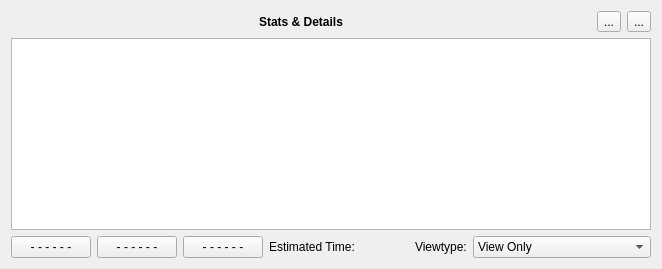
         <widget class="QWidget" name="layoutWidget">
          <property name="enabled">
           <bool>true</bool>
          </property>
          <layout class="QGridLayout" name="gridLayout_2">
           <property name="leftMargin">
            <number>11</number>
           </property>
           <property name="topMargin">
            <number>11</number>
           </property>
           <property name="rightMargin">
            <number>11</number>
           </property>
           <property name="bottomMargin">
            <number>11</number>
           </property>
           <item row="0" column="0" colspan="8">
            <layout class="QHBoxLayout" name="horizontalLayout">
             <property name="topMargin">
              <number>0</number>
             </property>
             <property name="bottomMargin">
              <number>0</number>
             </property>
             <item>
              <widget class="QLabel" name="Domain_Results_label">
               <property name="enabled">
                <bool>true</bool>
               </property>
               <property name="sizePolicy">
                <sizepolicy hsizetype="Preferred" vsizetype="Preferred">
                 <horstretch>0</horstretch>
                 <verstretch>0</verstretch>
                </sizepolicy>
               </property>
               <property name="font">
                <font>
                 <bold>true</bold>
                </font>
               </property>
               <property name="text">
                <string>Stats &amp; Details</string>
               </property>
               <property name="alignment">
                <set>Qt::AlignCenter</set>
               </property>
              </widget>
             </item>
             <item>
              <widget class="QToolButton" name="btnSave">
               <property name="enabled">
                <bool>true</bool>
               </property>
               <property name="sizePolicy">
                <sizepolicy hsizetype="Fixed" vsizetype="Preferred">
                 <horstretch>0</horstretch>
                 <verstretch>0</verstretch>
                </sizepolicy>
               </property>
               <property name="toolTip">
                <string>Save current fuzz profile.</string>
               </property>
               <property name="text">
                <string>...</string>
               </property>
               <property name="icon">
                <iconset theme="document-save"/>
               </property>
              </widget>
             </item>
             <item>
              <widget class="QToolButton" name="btnOpen">
               <property name="enabled">
                <bool>true</bool>
               </property>
               <property name="sizePolicy">
                <sizepolicy hsizetype="Fixed" vsizetype="Preferred">
                 <horstretch>0</horstretch>
                 <verstretch>0</verstretch>
                </sizepolicy>
               </property>
               <property name="toolTip">
                <string>Load a fuzz profile.</string>
               </property>
               <property name="text">
                <string>...</string>
               </property>
               <property name="icon">
                <iconset theme="document-open"/>
               </property>
              </widget>
             </item>
            </layout>
           </item>
           <item row="1" column="0" colspan="8">
            <widget class="GeneratorTableView" name="report_tabel_for_results">
             <property name="enabled">
              <bool>true</bool>
             </property>
             <property name="acceptDrops">
              <bool>true</bool>
             </property>
             <property name="frameShape">
              <enum>QFrame::StyledPanel</enum>
             </property>
             <property name="dragEnabled">
              <bool>false</bool>
             </property>
             <property name="dragDropOverwriteMode">
              <bool>false</bool>
             </property>
             <property name="dragDropMode">
              <enum>QAbstractItemView::DropOnly</enum>
             </property>
             <property name="defaultDropAction">
              <enum>Qt::CopyAction</enum>
             </property>
             <property name="alternatingRowColors">
              <bool>true</bool>
             </property>
             <property name="selectionBehavior">
              <enum>QAbstractItemView::SelectItems</enum>
             </property>
             <property name="verticalScrollMode">
              <enum>QAbstractItemView::ScrollPerPixel</enum>
             </property>
             <property name="horizontalScrollMode">
              <enum>QAbstractItemView::ScrollPerPixel</enum>
             </property>
             <property name="showGrid">
              <bool>false</bool>
             </property>
             <attribute name="horizontalHeaderHighlightSections">
              <bool>false</bool>
             </attribute>
             <attribute name="verticalHeaderHighlightSections">
              <bool>false</bool>
             </attribute>
            </widget>
           </item>
           <item row="2" column="3">
            <widget class="QLabel" name="lEstimatedTime">
             <property name="enabled">
              <bool>true</bool>
             </property>
             <property name="toolTip">
              <string>&lt;html&gt;&lt;head/&gt;&lt;body&gt;&lt;p&gt;The estimated average time is based on the average number of bits per message and average sample rate, you set for the modulations.&lt;/p&gt;&lt;/body&gt;&lt;/html&gt;</string>
             </property>
             <property name="text">
              <string>Estimated Time: </string>
             </property>
            </widget>
           </item>
           <item row="2" column="6">
            <widget class="QLabel" name="lViewType">
             <property name="enabled">
              <bool>true</bool>
             </property>
             <property name="sizePolicy">
              <sizepolicy hsizetype="Fixed" vsizetype="Preferred">
               <horstretch>0</horstretch>
               <verstretch>0</verstretch>
              </sizepolicy>
             </property>
             <property name="text">
              <string>Viewtype:</string>
             </property>
            </widget>
           </item>
           <item row="2" column="7">
            <widget class="QComboBox" name="cbViewType">
             <property name="enabled">
              <bool>true</bool>
             </property>
             <item>
              <property name="text">
               <string>View Only</string>
              </property>
             </item>
             <item>
              <property name="text">
               <string>View and Save</string>
              </property>
             </item>
             <item>
              <property name="text">
               <string>View and Save and Record</string>
              </property>
             </item>
            </widget>
           </item>
           <item row="2" column="0">
            <widget class="QPushButton" name="btnNetworkSDRSend">
             <property name="enabled">
              <bool>true</bool>
             </property>
             <property name="toolTip">
              <string>&lt;html&gt;&lt;head/&gt;&lt;body&gt;&lt;p&gt;&lt;span style=&quot; font-weight:600;&quot;&gt;Send encoded data to your external application via TCP.&lt;/span&gt;&lt;/p&gt;&lt;/body&gt;&lt;/html&gt;</string>
             </property>
             <property name="text">
              <string>- - - - - -</string>
             </property>
             <property name="icon">
              <iconset theme="network-wired"/>
             </property>
             <property name="checkable">
              <bool>true</bool>
             </property>
            </widget>
           </item>
           <item row="2" column="4">
            <spacer name="horizontalSpacer_3">
             <property name="enabled">
              <bool>true</bool>
             </property>
             <property name="orientation">
              <enum>Qt::Horizontal</enum>
             </property>
             <property name="sizeHint" stdset="0">
              <size>
               <width>38</width>
               <height>22</height>
              </size>
             </property>
            </spacer>
           </item>
           <item row="2" column="1">
            <widget class="QPushButton" name="btnRfCatSend">
             <property name="enabled">
              <bool>true</bool>
             </property>
             <property name="toolTip">
              <string>&lt;html&gt;&lt;head/&gt;&lt;body&gt;&lt;p&gt;&lt;span style=&quot; font-weight:600;&quot;&gt;Send encoded data via RfCat. &lt;/span&gt;&lt;/p&gt;&lt;p&gt;&lt;span style=&quot; font-style:italic;&quot;&gt;Hit again for stopping the sending process. Note that you can set the number of repetitions (from 1 to infinite) in:&lt;/span&gt;&lt;/p&gt;&lt;p&gt;&lt;span style=&quot; font-style:italic;&quot;&gt;Edit-&amp;gt;Options-&amp;gt;Device-&amp;gt;'Device sending repetitions'&lt;/span&gt;&lt;/p&gt;&lt;/body&gt;&lt;/html&gt;</string>
             </property>
             <property name="text">
              <string>- - - - - -</string>
             </property>
             <property name="icon">
              <iconset theme="network-wireless"/>
             </property>
            </widget>
           </item>
           <item row="2" column="2">
            <widget class="QPushButton" name="btnFZSave">
             <property name="enabled">
              <bool>true</bool>
             </property>
             <property name="text">
              <string>- - - - - -</string>
             </property>
             <property name="icon">
              <iconset theme="document-save-as"/>
             </property>
            </widget>
           </item>
          </layout>
         </widget>
